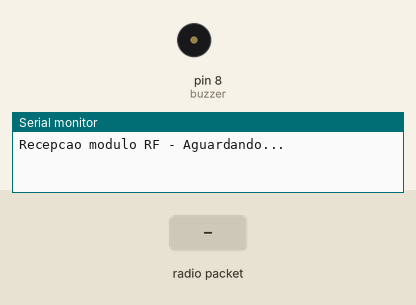
Bench run of a sketch on a simulated Arduino Uno, built with avr-gcc and run on an emulated ATmega328P. Shown: buzzer (waves = sounding), the last lines printed to the serial monitor. The inputs (shaded band) are chosen by the test bench. No radio packets arrive unless stated.

Above: at 1.2 s.
1.3 s: radio packet "0" arrives
At 1.6 s:
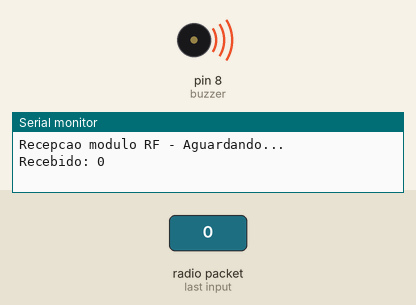
Timing chart, 0 to 7.8 s (numbered marks = the images above; inputs shaded):
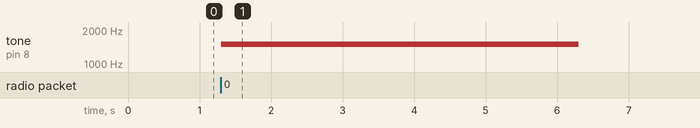

The sketch:

receptor_onibus.ino
```cpp
#include <VirtualWire.h>

const int buzzer = 8;
int valor_recebido_RF;
char recebido_RF_char[4];

void setup() {
  Serial.begin(9600);
  vw_set_rx_pin(13); //Pino ligado ao pino DATA do receptor RF
  vw_setup(1000); //Velocidade de comunicacao (bits por segundo)
  vw_rx_start();//Inicia a recepcao
  Serial.println("Recepcao modulo RF - Aguardando...");
}

void loop() {
  uint8_t buf[VW_MAX_MESSAGE_LEN];
  uint8_t buflen = VW_MAX_MESSAGE_LEN;

  if (vw_get_message(buf, &buflen)) {
    int i; //contador
    for (i = 0; i < buflen; i++) {
      recebido_RF_char[i] = char(buf[i]); //Armazena os caracteres recebidos
    }

    recebido_RF_char[buflen] = '\0';
    valor_recebido_RF = atoi(recebido_RF_char); //Converte o valor recebido para integer

    Serial.print("Recebido: ");
    Serial.print(valor_recebido_RF);

    if (valor_recebido_RF == 0) {
      tone(buzzer, 1500); //Liga o buzzer se o valor recebido for 0 (o valor que o transmissor do usuário enviará)

      delay(5000);
    }

    noTone(buzzer);
  }
}
```

Measured:
- after the input at 1.3 s, tone on pin 8 (buzzer): silent → 1500 Hz at once, → silent 5.0 s later
